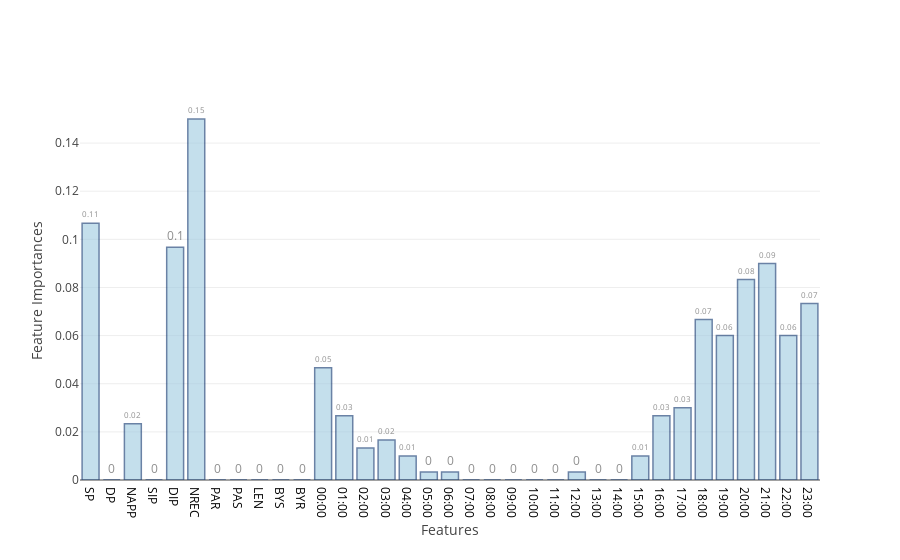
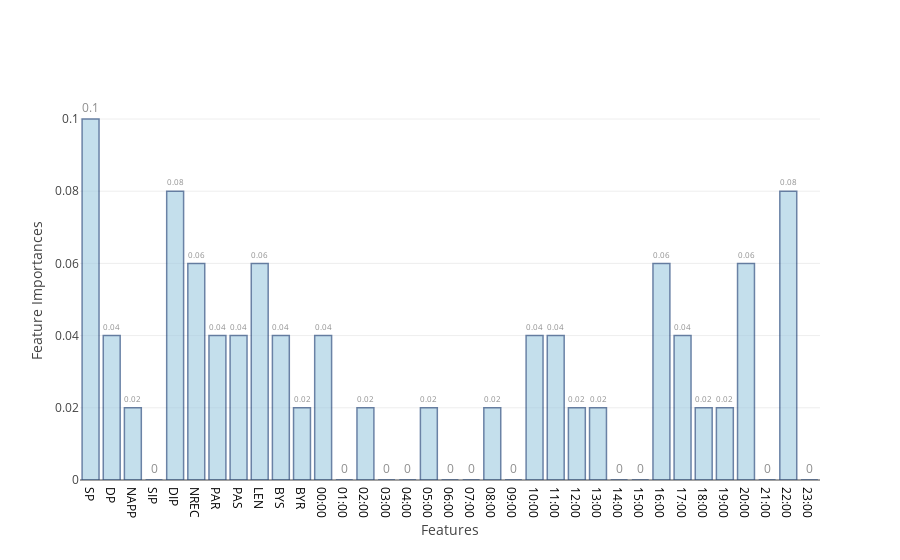
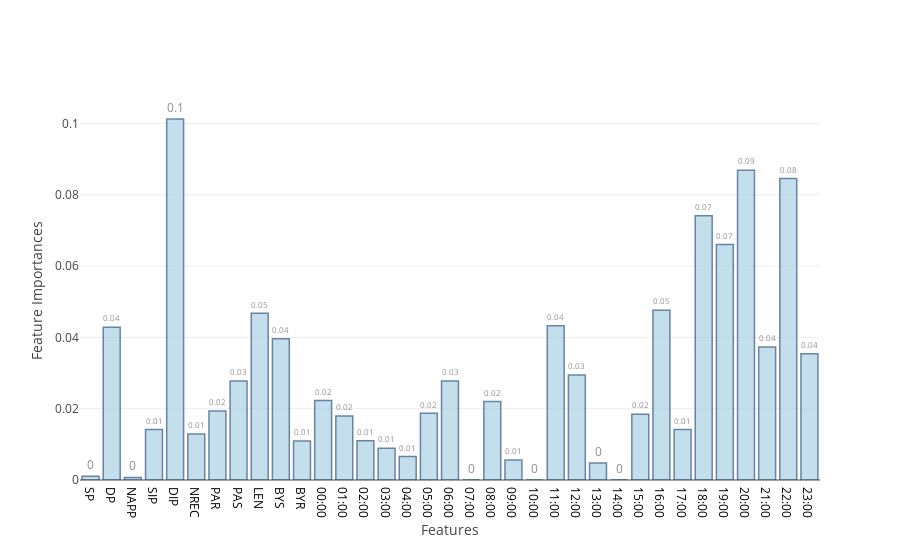
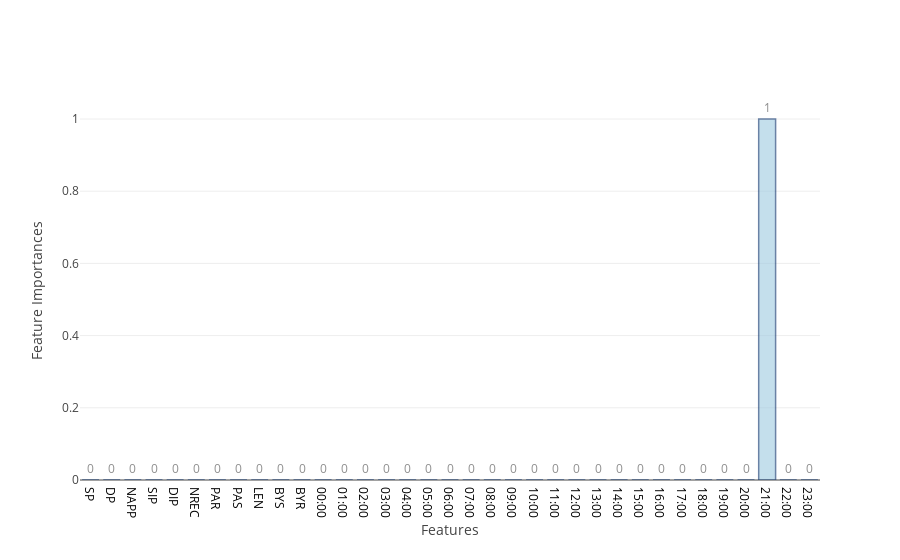

These figures' notebook cell, in order:
### Code cell
feat_imp_10=[None]*4
j=0
for i in range(0,9):
    if i>=2 and i<=5:
        model,cm_train,cm_test,acc_train,acc_test,cm,accuracy,threshold,roc_auc,feat_imp_10[j]=f[i](X_train,Y_train,X_test,Y_test)
        j=j+1
    else:
        model,cm_train,cm_test,acc_train,acc_test,cm,accuracy,threshold,roc_auc=f[i](X_train,Y_train,X_test,Y_test)
    table_80_50_10_train.loc[i]=   ([acc_train,cm_train.TP,cm_train.TN,cm_train.FP,cm_train.FN,cm_train.FPR,cm_train.FNR])
    table_80_50_10_test.loc[i] =   ([acc_test ,cm_test.TP, cm_test.TN, cm_test.FP, cm_test.FN, cm_test.FPR, cm_test.FNR])
    table_80_50_10_test_roc.loc[i]=([accuracy, cm.TP,  cm.TN,   cm.FP, cm.FN,  cm.FPR, cm.FNR, threshold,roc_auc])
    print("\n")

### Figure 1 — Plotly figure (JSON) as saved in the notebook; plotly's stock layout.template omitted (floating-point values rounded to 4 significant figures)
{"data": [{"marker": {"color": "rgb(158,202,225)", "line": {"color": "rgb(8,48,107)", "width": 1.5}}, "opacity": 0.6, "text": [0.11, 0, 0.02, 0, 0.1, 0.15, 0, 0, 0, 0, 0, 0.05, 0.03, 0.01, 0.02, 0.01, 0, 0, 0, 0, 0, 0, 0, 0, 0, 0, 0.01, 0.03, 0.03, 0.07, 0.06, 0.08, 0.09, 0.06, 0.07], "textposition": "outside", "type": "bar", "uid": "25d37f8b-57d8-4e0b-8f9f-25661ecf8578", "x": ["SP", "DP", "NAPP", "SIP", "DIP", "NREC", "PAR", "PAS", "LEN", "BYS", "BYR", "00:00", "01:00", "02:00", "03:00", "04:00", "05:00", "06:00", "07:00", "08:00", "09:00", "10:00", "11:00", "12:00", "13:00", "14:00", "15:00", "16:00", "17:00", "18:00", "19:00", "20:00", "21:00", "22:00", "23:00"], "y": [0.1067, 0, 0.02333, 0, 0.09667, 0.15, 0, 0, 0, 0, 0, 0.04667, 0.02667, 0.01333, 0.01667, 0.01, 0.003333, 0.003333, 0, 0, 0, 0, 0, 0.003333, 0, 0, 0.01, 0.02667, 0.03, 0.06667, 0.06, 0.08333, 0.09, 0.06, 0.07333]}], "layout": {"xaxis": {"tickfont": {"color": "black", "size": 12}, "title": "Features"}, "yaxis": {"title": "Feature Importances"}}}

### Figure 2 — Plotly figure (JSON) as saved in the notebook; plotly's stock layout.template omitted (floating-point values rounded to 4 significant figures)
{"data": [{"marker": {"color": "rgb(158,202,225)", "line": {"color": "rgb(8,48,107)", "width": 1.5}}, "opacity": 0.6, "text": [0.1, 0.04, 0.02, 0, 0.08, 0.06, 0.04, 0.04, 0.06, 0.04, 0.02, 0.04, 0, 0.02, 0, 0, 0.02, 0, 0, 0.02, 0, 0.04, 0.04, 0.02, 0.02, 0, 0, 0.06, 0.04, 0.02, 0.02, 0.06, 0, 0.08, 0], "textposition": "outside", "type": "bar", "uid": "e715b741-8edf-4ea1-a84d-d2a9cd2c3b65", "x": ["SP", "DP", "NAPP", "SIP", "DIP", "NREC", "PAR", "PAS", "LEN", "BYS", "BYR", "00:00", "01:00", "02:00", "03:00", "04:00", "05:00", "06:00", "07:00", "08:00", "09:00", "10:00", "11:00", "12:00", "13:00", "14:00", "15:00", "16:00", "17:00", "18:00", "19:00", "20:00", "21:00", "22:00", "23:00"], "y": [0.1, 0.04, 0.02, 0, 0.08, 0.06, 0.04, 0.04, 0.06, 0.04, 0.02, 0.04, 0, 0.02, 0, 0, 0.02, 0, 0, 0.02, 0, 0.04, 0.04, 0.02, 0.02, 0, 0, 0.06, 0.04, 0.02, 0.02, 0.06, 0, 0.08, 0]}], "layout": {"xaxis": {"tickfont": {"color": "black", "size": 12}, "title": "Features"}, "yaxis": {"title": "Feature Importances"}}}

### Figure 3 — Plotly figure (JSON) as saved in the notebook; plotly's stock layout.template omitted (floating-point values rounded to 4 significant figures)
{"data": [{"marker": {"color": "rgb(158,202,225)", "line": {"color": "rgb(8,48,107)", "width": 1.5}}, "opacity": 0.6, "text": [0, 0.04, 0, 0.01, 0.1, 0.01, 0.02, 0.03, 0.05, 0.04, 0.01, 0.02, 0.02, 0.01, 0.01, 0.01, 0.02, 0.03, 0, 0.02, 0.01, 0, 0.04, 0.03, 0, 0, 0.02, 0.05, 0.01, 0.07, 0.07, 0.09, 0.04, 0.08, 0.04], "textposition": "outside", "type": "bar", "uid": "8dc69a80-b5af-40ce-bdb4-27cc9cc7ce88", "x": ["SP", "DP", "NAPP", "SIP", "DIP", "NREC", "PAR", "PAS", "LEN", "BYS", "BYR", "00:00", "01:00", "02:00", "03:00", "04:00", "05:00", "06:00", "07:00", "08:00", "09:00", "10:00", "11:00", "12:00", "13:00", "14:00", "15:00", "16:00", "17:00", "18:00", "19:00", "20:00", "21:00", "22:00", "23:00"], "y": [0.001074, 0.04282, 0.0007128, 0.01417, 0.1012, 0.01287, 0.01935, 0.02778, 0.04674, 0.03959, 0.01094, 0.02226, 0.01792, 0.01101, 0.008891, 0.006604, 0.01868, 0.02775, 0, 0.02202, 0.005598, 0, 0.04324, 0.02942, 0.004801, 0, 0.01843, 0.0476, 0.01419, 0.07414, 0.06604, 0.08689, 0.03731, 0.08457, 0.03538]}], "layout": {"xaxis": {"tickfont": {"color": "black", "size": 12}, "title": "Features"}, "yaxis": {"title": "Feature Importances"}}}

### Figure 4 — Plotly figure (JSON) as saved in the notebook; plotly's stock layout.template omitted (floating-point values rounded to 4 significant figures)
{"data": [{"marker": {"color": "rgb(158,202,225)", "line": {"color": "rgb(8,48,107)", "width": 1.5}}, "opacity": 0.6, "text": [0, 0, 0, 0, 0, 0, 0, 0, 0, 0, 0, 0, 0, 0, 0, 0, 0, 0, 0, 0, 0, 0, 0, 0, 0, 0, 0, 0, 0, 0, 0, 0, 1, 0, 0], "textposition": "outside", "type": "bar", "uid": "8a3a38ff-d5fd-43fd-9f10-4fbd839e5832", "x": ["SP", "DP", "NAPP", "SIP", "DIP", "NREC", "PAR", "PAS", "LEN", "BYS", "BYR", "00:00", "01:00", "02:00", "03:00", "04:00", "05:00", "06:00", "07:00", "08:00", "09:00", "10:00", "11:00", "12:00", "13:00", "14:00", "15:00", "16:00", "17:00", "18:00", "19:00", "20:00", "21:00", "22:00", "23:00"], "y": [0, 0, 0, 0, 0, 0, 0, 0, 0, 0, 0, 0, 0, 0, 0, 0, 0, 0, 0, 0, 0, 0, 0, 0, 0, 0, 0, 0, 0, 0, 0, 0, 1, 0, 0]}], "layout": {"xaxis": {"tickfont": {"color": "black", "size": 12}, "title": "Features"}, "yaxis": {"title": "Feature Importances"}}}
